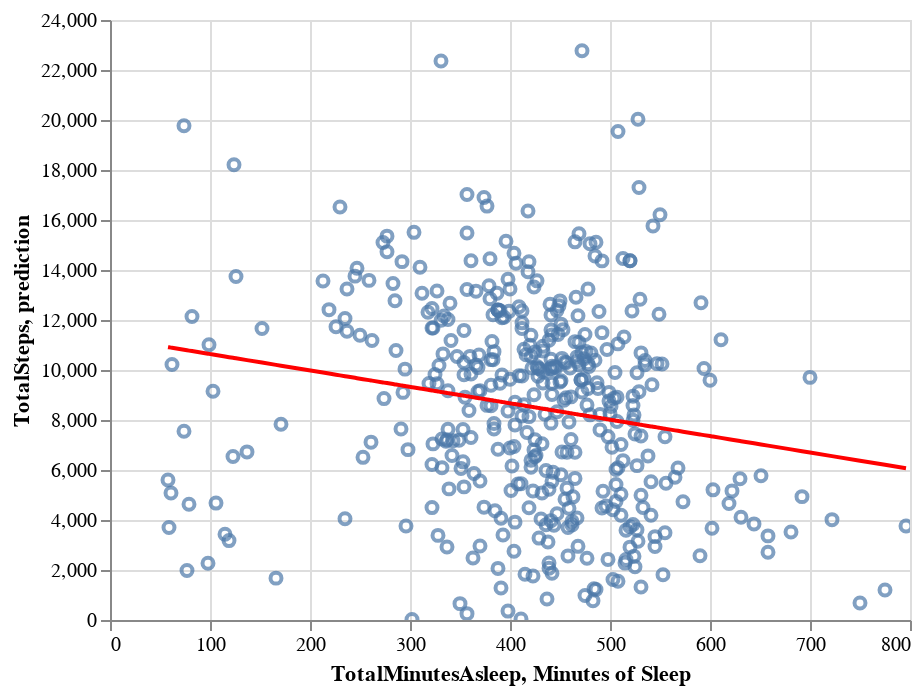

This figure's notebook cell:
### Code cell
#Now lets do a scatter plot with our line of best fit
chart1 = alt.Chart(df[["TotalSteps", "TotalMinutesAsleep"]]).mark_point().encode(
    x='TotalMinutesAsleep',
    y='TotalSteps'
).interactive()

chart2 = alt.Chart(predDF.reset_index()).mark_line(color='red').encode(
    x='Minutes of Sleep',
    y='prediction'
).interactive()

display(alt.layer(chart1, chart2))

### Figure 1 — Vega-Lite specification as saved in the notebook (floating-point values rounded to 4 significant figures; data arrays with more than 128 entries replaced by an {"elided": "..."} marker saying what was removed)
{"config": {"view": {"continuousWidth": 400, "continuousHeight": 300}}, "layer": [{"data": {"name": "data-7df4c828e52b24981137bf72e96e8402"}, "mark": "point", "encoding": {"x": {"type": "quantitative", "field": "TotalMinutesAsleep"}, "y": {"type": "quantitative", "field": "TotalSteps"}}, "selection": {"selector019": {"type": "interval", "bind": "scales", "encodings": ["x", "y"]}}}, {"data": {"name": "data-242718ca78f2152e00570fb9b9cebafc"}, "mark": {"type": "line", "color": "red"}, "encoding": {"x": {"type": "quantitative", "field": "Minutes of Sleep"}, "y": {"type": "quantitative", "field": "prediction"}}, "selection": {"selector020": {"type": "interval", "bind": "scales", "encodings": ["x", "y"]}}}], "$schema": "https://vega.github.io/schema/vega-lite/v4.8.1.json", "datasets": {"data-7df4c828e52b24981137bf72e96e8402": {"elided": "413 records"}, "data-242718ca78f2152e00570fb9b9cebafc": {"elided": "413 records"}}}
